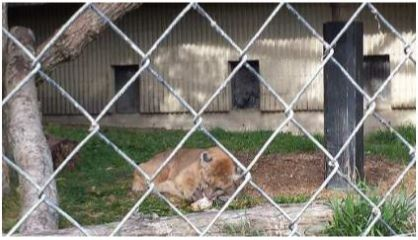
#> input picture Extra trials/Test1/original.jpeg, 418 x 240 px
$ python -i trialphase2latest.py   (imports and definitions only)
#> lines starting #> are read from the running program, lines starting #| are printed output that depends on the picture
import cv2
import pywt
import numpy as np
import matplotlib.pyplot as plt
from PIL import Image
from skimage.transform import resize

def process(image):
  gray_image = cv2.cvtColor(image, cv2.COLOR_BGR2GRAY)
  cv2.imwrite('gray_image.png',gray_image)
  x=np.asarray(Image.open("gray_image.png").convert("L"))

  xdim = int(x.shape[1]/500)
  x = cv2.resize (x, dsize= (int(x.shape[1]/xdim), int(x.shape[0]/xdim)) , interpolation=cv2.INTER_AREA)

  print(x.shape)
  wp = pywt.WaveletPacket2D(data=x, wavelet='db1', mode='sym')
  plt.title("Original Image")
  plt.imshow(wp.data,plt.cm.gray) # plot original image
  plt.show()

  limith = -10
  limitv = -10
  limitd = -10
  limitf = 15

  zh=wp['h'].data
  zh[zh<limith]=0.0
  plt.title("Horizontal")
  plt.imshow(zh,plt.cm.gray) # plot horizontal decomposition of image
  plt.show()

  zv=wp['v'].data
  zv[zv<limitv]=0.0
  plt.title("Vertical")
  plt.imshow(zv,plt.cm.gray) # plot vertical decomposition of image
  plt.show()

  zd=wp['d'].data
  zd[zd<limitd]=0.0
  plt.title("Diagonal")
  plt.imshow(zd,plt.cm.gray) # plot diagonal decomposition of image
  plt.show()

  plt.gray()
  zf = zh + zv + zd
  zf[zf<limitf] = 0.0
  zf[zf>limitf] = 20
  print(zf.shape)
  plt.title("Final Image")
  plt.imshow(zf) # plot final decomposition of image
  print(zf.shape)
  plt.show()
  plt.imsave('basic mask.jpg',zf)

  original=np.asarray(Image.open("original.jpeg"))
  res = cv2.resize (original, dsize= (zf.shape[1], zf.shape[0]) , interpolation=cv2.INTER_AREA)
  plt.imsave('apply on.jpg',res)

  res = np.array(cv2.morphologyEx(zf, cv2.MORPH_CLOSE, cv2.getStructuringElement(cv2.MORPH_ELLIPSE, (12,12))))
  print(res.size)
  plt.imshow(res)
  plt.show()

  plt.imsave("finalmask.jpg", res)

>>> import cv2
>>> picture = cv2.imread('Test1/original.jpeg')
#> picture is the input picture: shape (240, 418, 3); mean B, G, R 112.7, 121.9, 125
>>> result = process(picture)
#> in process, `gray_image = cv2.cvtColor(image, cv2.COLOR_BGR2GRAY)`:
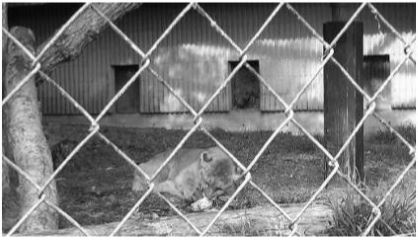
#> gray_image: shape (240, 418); min 2, max 255, mean 121.7
#> (the run stopped early here; a loop or call above may not have finished)
